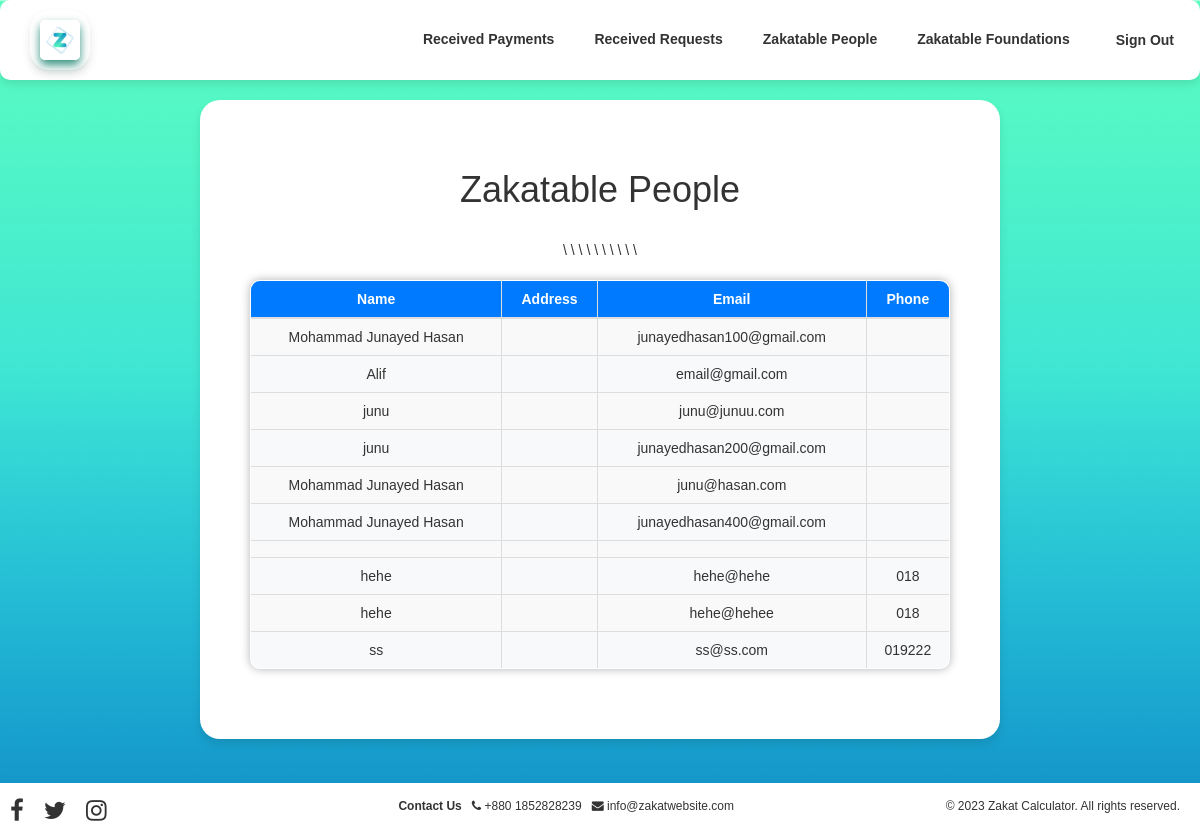
The page /Frontend/receiving_people.php on the database its author committed.
### tables this page shows
CREATE TABLE `users` (
  `name` varchar(30) NOT NULL,
  `email` varchar(30) NOT NULL,
  `password` varchar(30) NOT NULL,
  `title` varchar(100) NOT NULL,
  `phone` varchar(100) NOT NULL,
  `location` varchar(100) NOT NULL,
  `zakat_due` varchar(100) NOT NULL
);

### Frontend/receiving_people.php (the view, shortened to what this page needs)
<?php
$dbhost ='localhost';
        $dbuser = 'root';
        $dbpass = '';
        $dbname = "zakat";
        $mysqli = new mysqli($dbhost, $dbuser, $dbpass, $dbname) ;
        $sql = "SELECT * from users";
        $rs1 = mysqli_query($mysqli, $sql);
?>
<!DOCTYPE html>
<html>
<head>
	<link rel="stylesheet" href="https://maxcdn.bootstrapcdn.com/bootstrap/3.3.7/css/bootstrap.min.css">
	<link rel="stylesheet" href="receiving_people.css">
    <link rel="stylesheet" href="https://cdnjs.cloudflare.com/ajax/libs/font-awesome/4.7.0/css/font-awesome.min.css">
</head>
<body>
	<header>
        <div class="logo">
                <img src="photos/logo.png"alt="Zakat Calculator Logo">
                </div>
        <nav>
            <ul>
                <li><a href="received_payments.php">Received Payments</a></li>
                <li><a href="received_requests.php">Received Requests</a></li>
                <li><a href="receiving_people.php">Zakatable People</a></li>
                <li><a href="receiving_foundations.php">Zakatable Foundations</a></li>
                <form action = 'profile.php' method="POST">
                <li><a href="login.php"><input type="submit" name="logout" value="Sign Out"></a></li>
                </form>
            </ul>
        </nav>
    </header>
	<div class="container">
	<h1>Zakatable People</h1>
	<table class="table table-bordered table-striped">
        <thead>
            <tr>
                <th>Name</th>
                <th>Address</th>
                <th>Email</th>
                <th>Phone</th>
            </tr>
        </thead>
        <tbody>
            <?php while ($row = mysqli_fetch_assoc($rs1)) { ?>
              <tr>
                <td><?php echo $row['name']; ?></td>
                <td><?php echo $row['address']; ?></td>
                <td><?php echo $row['email']; ?></td>
                <td><?php echo $row['phone']; ?></td>\
              </tr>
             <?php } ?>
        </tbody>
    </table>
</div>
<footer>
    <div class="container-f">
        <div class="social-links">
                <a href="#"><i class="fa fa-facebook-f"></i></a>
                <a href="#"><i class="fa fa-twitter"></i></a>
                <a href="#"><i class="fa fa-instagram"></i></a>
            </div>
            <div class="contact-info">
          <p><b>Contact Us</b></p>
                <p><i class="fa fa-phone"></i> +880 1852828239</p>
                <p><i class="fa fa-envelope"></i> info@zakatwebsite.com</p>
            </div>
        <p>&copy; 2023 Zakat Calculator. All rights reserved.</p>
      </div>
        </footer>
</body>
</html>

### Frontend/receiving_people.css (style rules this page uses)
body { font-family: Arial, sans-serif; margin: 0; padding: 0; background-image: url('photos/bg.png'); background-size: cover; background-repeat: no-repeat; }
header { background-color: #fff; padding: 10px; box-shadow: 0px 5px 10px rgba(0,0,0,0.1); position: fixed; top: 0; left: 0; width: 100%; z-index: 1; display: flex; justify-content: space-between; align-items: center; border-radius: 20px; }
nav { display: flex; align-items: center; justify-content: flex-end; }
nav ul { margin: 0; padding: 0; display: flex; list-style-type: none; }
nav ul li { margin-left: 20px; font-weight: bold; }
nav ul li a { color: #333; text-decoration: none; padding: 10px; transition: all 0.3s ease-in-out; }
nav ul li a input { border: none; background: none; }
.logo { margin-left: 20px; font-size: 24px; font-weight: bold; color: #333; text-transform: uppercase; letter-spacing: 2px; border-radius: 20px; padding: 10px; background-color: #fff; box-shadow: 0px 5px 10px rgba(0,0,0,0.1); }
.container { max-width: 800px; margin: 100px auto; background-color: #fff; box-shadow: 0px 5px 10px rgba(0,0,0,0.1); border-radius: 20px; padding: 50px; display: flex; flex-direction: column; align-items: center; }
h1 { font-size: 36px; margin-bottom: 30px; }
table { border-collapse: collapse; width: 100%; max-width: 800px; border-radius: 10px; overflow: hidden; box-shadow: 0px 0px 10px rgba(0,0,0,0.3); border: 1px solid #ddd; margin: 20px auto; padding: 10px; }
thead { background-color: #007bff; color: #fff; }
tbody { background-color: #f8f9fa; }
td, th { padding: 10px; text-align: center; border: 1px solid #dee2e6; font-size: 14px; }
header { background-color: #fff; padding: 10px; box-shadow: 0px 5px 10px rgba(0,0,0,0.1); position: fixed; top: 0; left: 0; width: 100%; z-index: 1; display: flex; justify-content: space-between; align-items: center; border-radius: 10px; }
.logo { display: flex; align-items: center; font-size: 24px; font-weight: bold; color: #fff; }
.logo img { width: 40px; height: 40px; border-radius: 5px; box-shadow: 0px 5px 10px rgba(5, 118, 97, 0.8); }
nav { display: flex-right; align-items: center; justify-content: flex-end; }
footer { display: flex; justify-content: space-between; align-items: center; overflow-x: auto; }
.container-f { background-color: #fff; padding: 10px; box-shadow: 0px 5px 10px rgba(0,0,0,0.1); display: flex; justify-content: space-between; align-items: center; margin: 0; position:fixed; bottom: 0; left: 0; right: 0; font-size: 12px; line-height: 1.5; color: #333; width: 100%; }
.social-links { display: flex; margin-right: 20px; align-items: center; }
.social-links a { color: #333; margin-right: 20px; font-size: 24px; transition: all 0.3s ease-in-out; }
.contact-info { display: flex; align-items: center; margin-left: 50px; color: black; }
.contact-info p { margin: 0; color: #333; font-size: 12px; line-height: 1.5; }
.container-f p { color: #333; font-size: 12px; line-height: 1.5; margin-bottom: 10px; margin-right: 10px; }

### rows shown on the page
users: name "Mohammad Junayed Hasan", email "junayedhasan100@gmail.com"
users: name "Alif", email "email@gmail.com"
users: name "junu", email "junu@junuu.com"
users: name "junu", email "junayedhasan200@gmail.com"
users: name "Mohammad Junayed Hasan", email "junu@hasan.com"
users: name "Mohammad Junayed Hasan", email "junayedhasan400@gmail.com"
users: name "hehe", email "hehe@hehe", phone "018"
users: name "hehe", email "hehe@hehee", phone "018"
users: name "ss", email "ss@ss.com", phone "019222"
